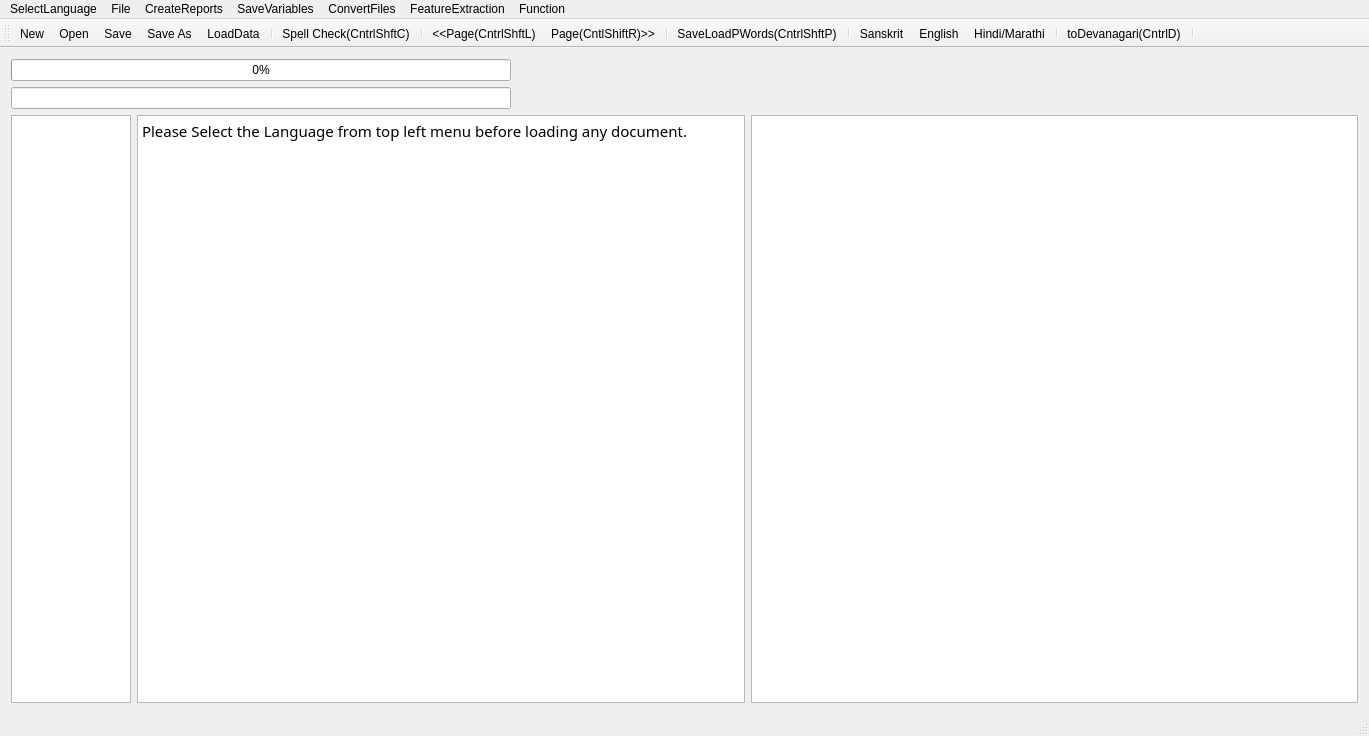
<?xml version="1.0" encoding="UTF-8"?>
<ui version="4.0">
 <class>MainWindow</class>
 <widget class="QMainWindow" name="MainWindow">
  <property name="geometry">
   <rect>
    <x>0</x>
    <y>0</y>
    <width>1369</width>
    <height>736</height>
   </rect>
  </property>
  <property name="mouseTracking">
   <bool>true</bool>
  </property>
  <property name="windowTitle">
   <string>MainWindow</string>
  </property>
  <widget class="QWidget" name="centralWidget">
   <layout class="QVBoxLayout" name="verticalLayout">
    <item>
     <widget class="QProgressBar" name="progressBar">
      <property name="maximumSize">
       <size>
        <width>500</width>
        <height>16777215</height>
       </size>
      </property>
      <property name="value">
       <number>0</number>
      </property>
      <property name="alignment">
       <set>Qt::AlignRight|Qt::AlignTrailing|Qt::AlignVCenter</set>
      </property>
     </widget>
    </item>
    <item>
     <widget class="QLineEdit" name="lineEdit">
      <property name="maximumSize">
       <size>
        <width>500</width>
        <height>16777215</height>
       </size>
      </property>
     </widget>
    </item>
    <item>
     <layout class="QHBoxLayout" name="horizontalLayout">
      <item>
       <widget class="QTextEdit" name="textEdit">
        <property name="maximumSize">
         <size>
          <width>120</width>
          <height>16777215</height>
         </size>
        </property>
        <property name="font">
         <font>
          <family>FreeSans</family>
          <italic>true</italic>
         </font>
        </property>
        <property name="sizeAdjustPolicy">
         <enum>QAbstractScrollArea::AdjustToContents</enum>
        </property>
        <property name="readOnly">
         <bool>true</bool>
        </property>
       </widget>
      </item>
      <item>
       <widget class="QTextBrowser" name="textBrowser">
        <property name="font">
         <font>
          <family>Shobhika</family>
          <pointsize>16</pointsize>
          <italic>false</italic>
         </font>
        </property>
        <property name="mouseTracking">
         <bool>true</bool>
        </property>
        <property name="sizeAdjustPolicy">
         <enum>QAbstractScrollArea::AdjustToContents</enum>
        </property>
        <property name="undoRedoEnabled">
         <bool>true</bool>
        </property>
        <property name="readOnly">
         <bool>false</bool>
        </property>
        <property name="html">
         <string>&lt;!DOCTYPE HTML PUBLIC &quot;-//W3C//DTD HTML 4.0//EN&quot; &quot;http://www.w3.org/TR/REC-html40/strict.dtd&quot;&gt;
&lt;html&gt;&lt;head&gt;&lt;meta name=&quot;qrichtext&quot; content=&quot;1&quot; /&gt;&lt;meta charset=&quot;utf-8&quot; /&gt;&lt;style type=&quot;text/css&quot;&gt;
p, li { white-space: pre-wrap; }
hr { height: 1px; border-width: 0; }
&lt;/style&gt;&lt;/head&gt;&lt;body style=&quot; font-family:'Shobhika'; font-size:16pt; font-weight:400; font-style:normal;&quot;&gt;
&lt;p style=&quot; margin-top:0px; margin-bottom:0px; margin-left:0px; margin-right:0px; -qt-block-indent:0; text-indent:0px;&quot;&gt;&lt;span style=&quot; font-family:'Ubuntu'; font-size:11pt;&quot;&gt;Please Select the Language from top left menu before loading any document.&lt;/span&gt;&lt;/p&gt;&lt;/body&gt;&lt;/html&gt;</string>
        </property>
        <property name="acceptRichText">
         <bool>true</bool>
        </property>
        <property name="textInteractionFlags">
         <set>Qt::LinksAccessibleByKeyboard|Qt::LinksAccessibleByMouse|Qt::TextBrowserInteraction|Qt::TextEditable|Qt::TextEditorInteraction|Qt::TextSelectableByKeyboard|Qt::TextSelectableByMouse</set>
        </property>
       </widget>
      </item>
      <item>
       <widget class="QGraphicsView" name="graphicsView">
        <property name="sizeAdjustPolicy">
         <enum>QAbstractScrollArea::AdjustIgnored</enum>
        </property>
        <property name="alignment">
         <set>Qt::AlignCenter</set>
        </property>
        <property name="dragMode">
         <enum>QGraphicsView::ScrollHandDrag</enum>
        </property>
        <property name="transformationAnchor">
         <enum>QGraphicsView::AnchorViewCenter</enum>
        </property>
        <property name="resizeAnchor">
         <enum>QGraphicsView::AnchorViewCenter</enum>
        </property>
       </widget>
      </item>
     </layout>
    </item>
   </layout>
   <zorder>lineEdit</zorder>
   <zorder>progressBar</zorder>
  </widget>
  <widget class="QMenuBar" name="menuBar">
   <property name="geometry">
    <rect>
     <x>0</x>
     <y>0</y>
     <width>1369</width>
     <height>22</height>
    </rect>
   </property>
   <widget class="QMenu" name="menuOCR_Correction_Window">
    <property name="title">
     <string>File</string>
    </property>
    <addaction name="actionNew"/>
    <addaction name="actionOpen"/>
    <addaction name="actionSave"/>
    <addaction name="actionSave_As"/>
    <addaction name="actionSpell_Check"/>
    <addaction name="actionLoad_Next_Page"/>
    <addaction name="actionLoad_Prev_Page"/>
    <addaction name="separator"/>
    <addaction name="actionLoadGDocPage"/>
    <addaction name="actionToDevanagari"/>
    <addaction name="actionLoadData"/>
    <addaction name="actionLoadDict"/>
    <addaction name="actionLoadOCRWords"/>
    <addaction name="actionLoadDomain"/>
    <addaction name="actionLoadSubPS"/>
    <addaction name="actionLoadConfusions"/>
    <addaction name="actionSugg"/>
    <addaction name="actionToSlp1"/>
   </widget>
   <widget class="QMenu" name="menuCreateReports">
    <property name="title">
     <string>CreateReports</string>
    </property>
    <addaction name="actionCreateBest2OCR"/>
    <addaction name="actionCreateSuggestionLog"/>
    <addaction name="actionCreateSuggestionLogNearestPriority"/>
    <addaction name="actionErrorDetectionRep"/>
    <addaction name="actionErrorDetectWithoutAdaptation"/>
    <addaction name="actionErrorDetectionRepUniq"/>
   </widget>
   <widget class="QMenu" name="menuSaveVariables">
    <property name="title">
     <string>SaveVariables</string>
    </property>
    <addaction name="actionCPair"/>
    <addaction name="actionPrimarySecOCRPair"/>
    <addaction name="actionCPairIEROcrVsCorrect"/>
    <addaction name="actionCPairGEROcrVsCorrect"/>
   </widget>
   <widget class="QMenu" name="menuConvertFiles">
    <property name="title">
     <string>ConvertFiles</string>
    </property>
    <addaction name="actionToSlp1_2"/>
    <addaction name="actionToDev"/>
    <addaction name="actionExtractDev"/>
    <addaction name="actionEditDistRep"/>
    <addaction name="actionConfusionFreqHist"/>
    <addaction name="actionFilterOutGT50EditDisPairs"/>
   </widget>
   <widget class="QMenu" name="menuFeatureExtraction">
    <property name="title">
     <string>FeatureExtraction</string>
    </property>
    <addaction name="actionPrepareFeatures"/>
   </widget>
   <widget class="QMenu" name="menuSelectLanguage">
    <property name="title">
     <string>SelectLanguage</string>
    </property>
    <addaction name="actionSanskrit"/>
    <addaction name="actionHindi"/>
    <addaction name="actionEnglish"/>
   </widget>
   <widget class="QMenu" name="menuFunction">
    <property name="title">
     <string>Function</string>
    </property>
    <addaction name="actionBold"/>
    <addaction name="actionUnBold"/>
    <addaction name="separator"/>
    <addaction name="actionSuperScript"/>
    <addaction name="actionSubscript"/>
    <addaction name="separator"/>
   </widget>
   <addaction name="menuSelectLanguage"/>
   <addaction name="menuOCR_Correction_Window"/>
   <addaction name="menuCreateReports"/>
   <addaction name="menuSaveVariables"/>
   <addaction name="menuConvertFiles"/>
   <addaction name="menuFeatureExtraction"/>
   <addaction name="menuFunction"/>
  </widget>
  <widget class="QToolBar" name="mainToolBar">
   <attribute name="toolBarArea">
    <enum>TopToolBarArea</enum>
   </attribute>
   <attribute name="toolBarBreak">
    <bool>false</bool>
   </attribute>
   <addaction name="actionNew"/>
   <addaction name="actionOpen"/>
   <addaction name="actionSave"/>
   <addaction name="actionSave_As"/>
   <addaction name="actionLoadData"/>
   <addaction name="separator"/>
   <addaction name="actionSpell_Check"/>
   <addaction name="separator"/>
   <addaction name="actionLoad_Prev_Page"/>
   <addaction name="actionLoad_Next_Page"/>
   <addaction name="separator"/>
   <addaction name="actionLoadGDocPage"/>
   <addaction name="separator"/>
   <addaction name="actionSanskrit"/>
   <addaction name="actionEnglish"/>
   <addaction name="actionHindi"/>
   <addaction name="separator"/>
   <addaction name="actionToDevanagari"/>
   <addaction name="separator"/>
  </widget>
  <widget class="QStatusBar" name="statusBar"/>
  <action name="actionOpen">
   <property name="icon">
    <iconset resource="AppResources.qrc">
     <normaloff>:/Images/open.png</normaloff>:/Images/open.png</iconset>
   </property>
   <property name="text">
    <string>Open</string>
   </property>
   <property name="shortcut">
    <string>Ctrl+O</string>
   </property>
  </action>
  <action name="actionSave">
   <property name="icon">
    <iconset resource="AppResources.qrc">
     <normaloff>:/Images/save.png</normaloff>:/Images/save.png</iconset>
   </property>
   <property name="text">
    <string>Save</string>
   </property>
   <property name="shortcut">
    <string>Ctrl+S</string>
   </property>
  </action>
  <action name="actionSave_As">
   <property name="icon">
    <iconset resource="AppResources.qrc">
     <normaloff>:/Images/save-as.png</normaloff>:/Images/save-as.png</iconset>
   </property>
   <property name="text">
    <string>Save As</string>
   </property>
   <property name="shortcut">
    <string>Ctrl+Shift+S</string>
   </property>
  </action>
  <action name="actionNew">
   <property name="icon">
    <iconset resource="AppResources.qrc">
     <normaloff>:/Images/New.png</normaloff>:/Images/New.png</iconset>
   </property>
   <property name="text">
    <string>New</string>
   </property>
   <property name="shortcut">
    <string>Ctrl+N</string>
   </property>
  </action>
  <action name="actionSpell_Check">
   <property name="text">
    <string>Spell Check(CntrlShftC)</string>
   </property>
   <property name="shortcut">
    <string>Ctrl+Shift+C</string>
   </property>
  </action>
  <action name="actionLoad_Next_Page">
   <property name="text">
    <string>Page(CntlShiftR)&gt;&gt;</string>
   </property>
   <property name="toolTip">
    <string>Page(CntlShiftR)&gt;&gt;</string>
   </property>
   <property name="shortcut">
    <string>Ctrl+Shift+R</string>
   </property>
  </action>
  <action name="actionLoad_Prev_Page">
   <property name="text">
    <string>&lt;&lt;Page(CntrlShftL)</string>
   </property>
   <property name="toolTip">
    <string>&lt;&lt;Page(CntrlShftL)</string>
   </property>
   <property name="shortcut">
    <string>Ctrl+Shift+L</string>
   </property>
  </action>
  <action name="actionLoadGDocPage">
   <property name="text">
    <string>Save&amp;LoadPWords(CntrlShftP)</string>
   </property>
   <property name="shortcut">
    <string>Ctrl+Shift+P</string>
   </property>
  </action>
  <action name="actionToDevanagari">
   <property name="text">
    <string>toDevanagari(CntrlD)</string>
   </property>
   <property name="shortcut">
    <string>Ctrl+D</string>
   </property>
  </action>
  <action name="actionLoadData">
   <property name="text">
    <string>LoadData</string>
   </property>
  </action>
  <action name="actionLoadDict">
   <property name="text">
    <string>LoadDict</string>
   </property>
  </action>
  <action name="actionLoadOCRWords">
   <property name="text">
    <string>LoadOCRWords</string>
   </property>
  </action>
  <action name="actionLoadDomain">
   <property name="text">
    <string>LoadDomain</string>
   </property>
  </action>
  <action name="actionLoadSubPS">
   <property name="text">
    <string>LoadSubPS</string>
   </property>
  </action>
  <action name="actionLoadConfusions">
   <property name="text">
    <string>LoadConfusions</string>
   </property>
  </action>
  <action name="actionSugg">
   <property name="text">
    <string>sugg</string>
   </property>
   <property name="shortcut">
    <string>Menu</string>
   </property>
  </action>
  <action name="actionCreateBest2OCR">
   <property name="text">
    <string>CreateBest2OCR</string>
   </property>
  </action>
  <action name="actionToSlp1">
   <property name="text">
    <string>toSlp1</string>
   </property>
   <property name="shortcut">
    <string>Ctrl+G</string>
   </property>
  </action>
  <action name="actionCreateSuggestionLog">
   <property name="text">
    <string>CreateSuggestionLog</string>
   </property>
  </action>
  <action name="actionCreateSuggestionLogNearestPriority">
   <property name="text">
    <string>CreateSuggestionLogNearestPriority</string>
   </property>
  </action>
  <action name="actionErrorDetectionRep">
   <property name="text">
    <string>ErrorDetectionRep</string>
   </property>
  </action>
  <action name="actionErrorDetectWithoutAdaptation">
   <property name="text">
    <string>ErrorDetectWithoutAdaptation</string>
   </property>
  </action>
  <action name="actionCPair">
   <property name="text">
    <string>CPair</string>
   </property>
  </action>
  <action name="actionToSlp1_2">
   <property name="text">
    <string>toSlp1</string>
   </property>
  </action>
  <action name="actionToDev">
   <property name="text">
    <string>toDev</string>
   </property>
  </action>
  <action name="actionExtractDev">
   <property name="text">
    <string>ExtractDevWords</string>
   </property>
   <property name="toolTip">
    <string>ExtractDevWords</string>
   </property>
  </action>
  <action name="actionPrimarySecOCRPair">
   <property name="text">
    <string>PrimarySecOCRPairs</string>
   </property>
  </action>
  <action name="actionCPairIEROcrVsCorrect">
   <property name="text">
    <string>CPairIEROcrVsCorrect</string>
   </property>
  </action>
  <action name="actionEditDistRep">
   <property name="text">
    <string>EditDistRep</string>
   </property>
  </action>
  <action name="actionConfusionFreqHist">
   <property name="text">
    <string>ConfusionFreqHist</string>
   </property>
  </action>
  <action name="actionCPairGEROcrVsCorrect">
   <property name="text">
    <string>CPairGEROcrVsCorrect</string>
   </property>
  </action>
  <action name="actionFilterOutGT50EditDisPairs">
   <property name="text">
    <string>FilterOutGT50EditDisPairs</string>
   </property>
  </action>
  <action name="actionPrepareFeatures">
   <property name="text">
    <string>PrepareFeatures</string>
   </property>
  </action>
  <action name="actionErrorDetectionRepUniq">
   <property name="text">
    <string>ErrorSuggRepUniq</string>
   </property>
  </action>
  <action name="actionSanskrit">
   <property name="text">
    <string>Sanskrit</string>
   </property>
  </action>
  <action name="actionHindi">
   <property name="text">
    <string>Hindi/Marathi</string>
   </property>
  </action>
  <action name="actionEnglish">
   <property name="text">
    <string>English</string>
   </property>
   <property name="toolTip">
    <string>English</string>
   </property>
  </action>
  <action name="actionBold">
   <property name="text">
    <string>Bold</string>
   </property>
  </action>
  <action name="actionUnBold">
   <property name="text">
    <string>UnBold</string>
   </property>
  </action>
  <action name="actionSuperScript">
   <property name="text">
    <string>SuperScript</string>
   </property>
  </action>
  <action name="actionSubscript">
   <property name="text">
    <string>Subscript</string>
   </property>
  </action>
 </widget>
 <layoutdefault spacing="6" margin="11"/>
 <tabstops>
  <tabstop>textBrowser</tabstop>
  <tabstop>graphicsView</tabstop>
 </tabstops>
 <resources>
  <include location="AppResources.qrc"/>
 </resources>
 <connections/>
</ui>
